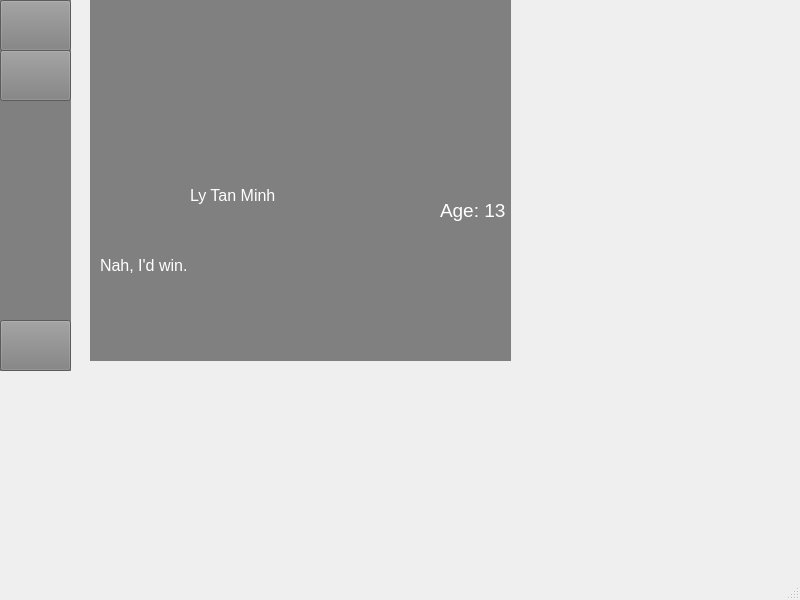
<?xml version="1.0" encoding="UTF-8"?>
<ui version="4.0">
 <class>MainWindow</class>
 <widget class="QMainWindow" name="MainWindow">
  <property name="geometry">
   <rect>
    <x>0</x>
    <y>0</y>
    <width>800</width>
    <height>600</height>
   </rect>
  </property>
  <property name="windowTitle">
   <string>MainWindow</string>
  </property>
  <property name="windowIcon">
   <iconset>
    <normaloff>../../../Pictures/25694.png</normaloff>../../../Pictures/25694.png</iconset>
  </property>
  <widget class="QWidget" name="centralwidget">
   <widget class="QWidget" name="widget" native="true">
    <property name="geometry">
     <rect>
      <x>0</x>
      <y>0</y>
      <width>71</width>
      <height>371</height>
     </rect>
    </property>
    <property name="styleSheet">
     <string notr="true">color:gray;
background-color: gray;</string>
    </property>
    <widget class="QPushButton" name="btnHome">
     <property name="geometry">
      <rect>
       <x>0</x>
       <y>0</y>
       <width>71</width>
       <height>51</height>
      </rect>
     </property>
     <property name="text">
      <string/>
     </property>
     <property name="icon">
      <iconset>
       <normaloff>../../../Pictures/25694.png</normaloff>../../../Pictures/25694.png</iconset>
     </property>
     <property name="iconSize">
      <size>
       <width>32</width>
       <height>32</height>
      </size>
     </property>
    </widget>
    <widget class="QPushButton" name="pushButton_2">
     <property name="geometry">
      <rect>
       <x>0</x>
       <y>50</y>
       <width>71</width>
       <height>51</height>
      </rect>
     </property>
     <property name="text">
      <string/>
     </property>
     <property name="icon">
      <iconset>
       <normaloff>../../../Pictures/search-interface-symbol.png</normaloff>../../../Pictures/search-interface-symbol.png</iconset>
     </property>
     <property name="iconSize">
      <size>
       <width>32</width>
       <height>32</height>
      </size>
     </property>
    </widget>
    <widget class="QPushButton" name="btnProfile">
     <property name="geometry">
      <rect>
       <x>0</x>
       <y>320</y>
       <width>71</width>
       <height>51</height>
      </rect>
     </property>
     <property name="text">
      <string/>
     </property>
     <property name="icon">
      <iconset>
       <normaloff>../../../Pictures/account.png</normaloff>../../../Pictures/account.png</iconset>
     </property>
     <property name="iconSize">
      <size>
       <width>32</width>
       <height>32</height>
      </size>
     </property>
    </widget>
   </widget>
   <widget class="QStackedWidget" name="stackedWidget">
    <property name="geometry">
     <rect>
      <x>90</x>
      <y>0</y>
      <width>421</width>
      <height>361</height>
     </rect>
    </property>
    <property name="styleSheet">
     <string notr="true">color:gray;
background-color:gray;</string>
    </property>
    <property name="currentIndex">
     <number>1</number>
    </property>
    <widget class="QWidget" name="page">
     <widget class="QLabel" name="label">
      <property name="geometry">
       <rect>
        <x>130</x>
        <y>150</y>
        <width>151</width>
        <height>41</height>
       </rect>
      </property>
      <property name="font">
       <font>
        <pointsize>32</pointsize>
       </font>
      </property>
      <property name="styleSheet">
       <string notr="true">color:white</string>
      </property>
      <property name="text">
       <string>Trang Chu</string>
      </property>
     </widget>
    </widget>
    <widget class="QWidget" name="page_2">
     <widget class="QLabel" name="label_2">
      <property name="geometry">
       <rect>
        <x>0</x>
        <y>0</y>
        <width>151</width>
        <height>61</height>
       </rect>
      </property>
      <property name="font">
       <font>
        <pointsize>32</pointsize>
       </font>
      </property>
      <property name="styleSheet">
       <string notr="true">color:white</string>
      </property>
      <property name="text">
       <string>Profile</string>
      </property>
     </widget>
     <widget class="QLabel" name="label_3">
      <property name="geometry">
       <rect>
        <x>10</x>
        <y>140</y>
        <width>71</width>
        <height>81</height>
       </rect>
      </property>
      <property name="styleSheet">
       <string notr="true">color:white</string>
      </property>
      <property name="text">
       <string/>
      </property>
      <property name="pixmap">
       <pixmap>../../../Pictures/finally-stopped-procrastinating-and-finished-my-fm-aerial-v0-u22ivlhey00b1.webp</pixmap>
      </property>
      <property name="scaledContents">
       <bool>true</bool>
      </property>
     </widget>
     <widget class="QLabel" name="label_4">
      <property name="geometry">
       <rect>
        <x>100</x>
        <y>170</y>
        <width>201</width>
        <height>51</height>
       </rect>
      </property>
      <property name="font">
       <font>
        <pointsize>12</pointsize>
       </font>
      </property>
      <property name="styleSheet">
       <string notr="true">color: white</string>
      </property>
      <property name="text">
       <string>Ly Tan Minh</string>
      </property>
     </widget>
     <widget class="QLabel" name="label_5">
      <property name="geometry">
       <rect>
        <x>0</x>
        <y>-10</y>
        <width>411</width>
        <height>181</height>
       </rect>
      </property>
      <property name="text">
       <string/>
      </property>
      <property name="pixmap">
       <pixmap>../../../Pictures/461149228_446414721744041_3752307162245687760_n.jpg</pixmap>
      </property>
      <property name="scaledContents">
       <bool>true</bool>
      </property>
     </widget>
     <widget class="QLabel" name="label_6">
      <property name="geometry">
       <rect>
        <x>10</x>
        <y>230</y>
        <width>221</width>
        <height>71</height>
       </rect>
      </property>
      <property name="font">
       <font>
        <pointsize>12</pointsize>
       </font>
      </property>
      <property name="styleSheet">
       <string notr="true">color:white</string>
      </property>
      <property name="text">
       <string>Nah, I'd win.</string>
      </property>
     </widget>
     <widget class="QLabel" name="label_7">
      <property name="geometry">
       <rect>
        <x>350</x>
        <y>200</y>
        <width>91</width>
        <height>21</height>
       </rect>
      </property>
      <property name="font">
       <font>
        <pointsize>14</pointsize>
       </font>
      </property>
      <property name="styleSheet">
       <string notr="true">color:white</string>
      </property>
      <property name="text">
       <string>Age: 13</string>
      </property>
     </widget>
     <zorder>label_2</zorder>
     <zorder>label_4</zorder>
     <zorder>label_5</zorder>
     <zorder>label_3</zorder>
     <zorder>label_6</zorder>
     <zorder>label_7</zorder>
    </widget>
   </widget>
  </widget>
  <widget class="QMenuBar" name="menubar">
   <property name="geometry">
    <rect>
     <x>0</x>
     <y>0</y>
     <width>800</width>
     <height>18</height>
    </rect>
   </property>
  </widget>
  <widget class="QStatusBar" name="statusbar"/>
 </widget>
 <resources/>
 <connections/>
</ui>
